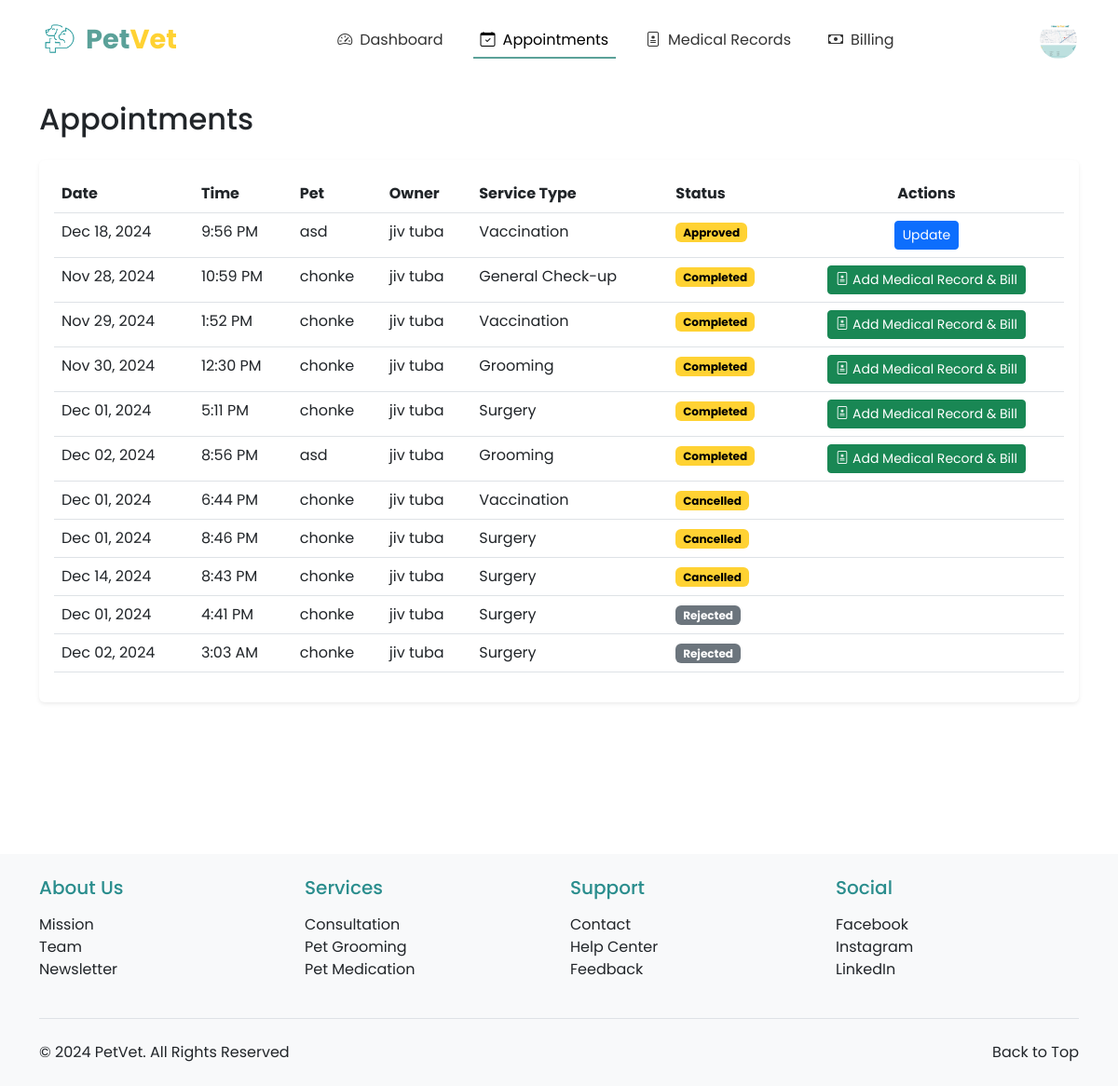
Before: /vet/appointments/ (signed in) with the older database file.
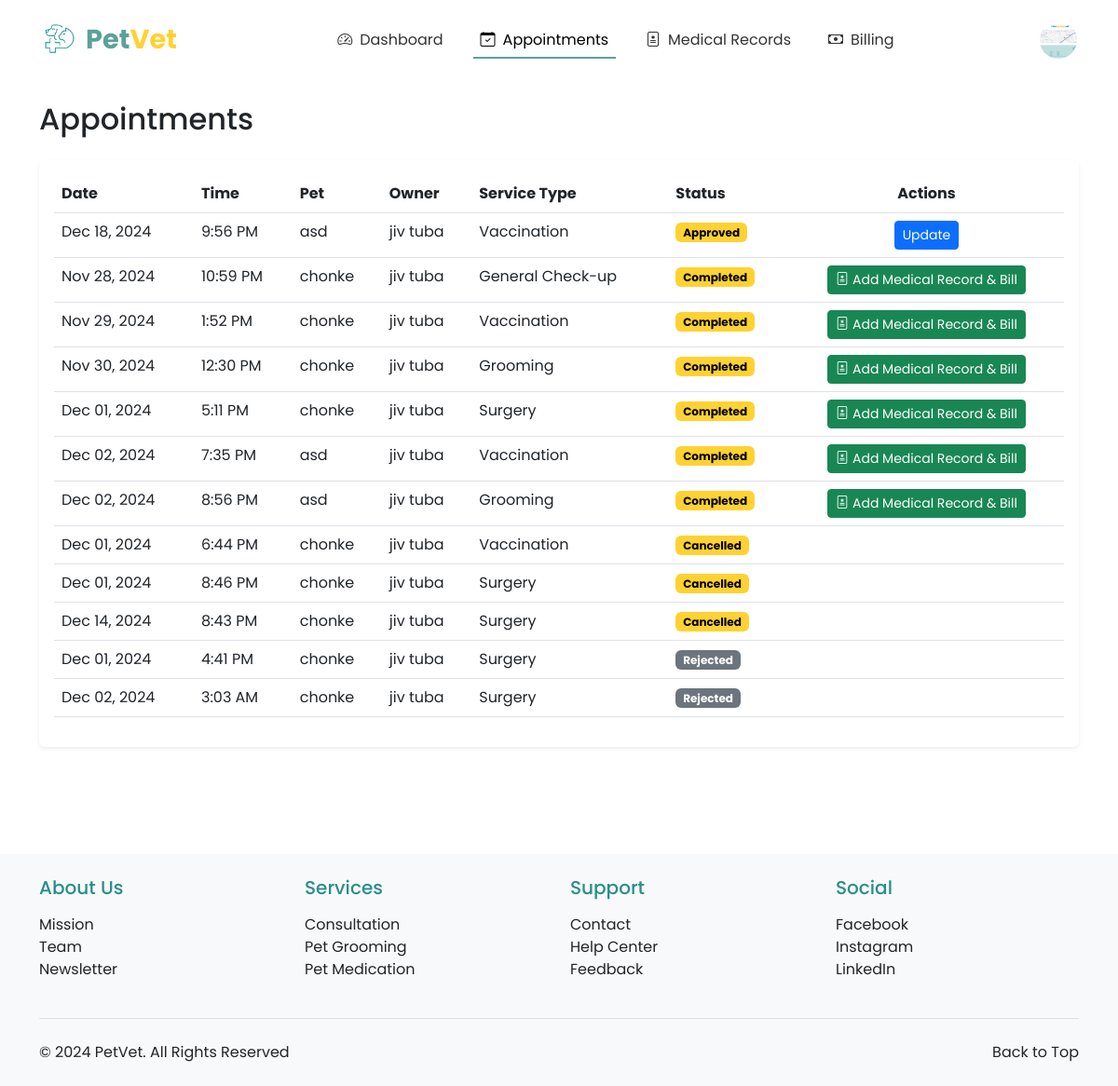
After: the same page with the newer database file.
### appointments/models.py (models this page shows, shortened)
class Appointment(models.Model):
    STATUS_CHOICES = [
        ('PENDING', 'Pending Approval'),
        ('APPROVED', 'Approved'),
        ('COMPLETED', 'Completed'),
        ('CANCELLED', 'Cancelled'),
        ('REJECTED', 'Rejected'),
    ]
    SERVICE_CHOICES = [
        ('CHECKUP', 'General Check-up'),
        ('VACCINATION', 'Vaccination'),
        ('SURGERY', 'Surgery'),
        ('GROOMING', 'Grooming'),
        ('DENTAL', 'Dental Care'),
        ('EMERGENCY', 'Emergency Care'),
    ]
    pet = models.ForeignKey(Pet, on_delete=models.CASCADE, related_name='appointments')
    owner = models.ForeignKey(Profile, on_delete=models.CASCADE, null=True)  # Making owner nullable
    veterinarian = models.ForeignKey(VeterinarianProfile, on_delete=models.SET_NULL, null=True, related_name='appointments')
    service_type = models.CharField(max_length=20, choices=SERVICE_CHOICES, default='CHECKUP')
    date = models.DateField()
    time = models.TimeField()
    reason = models.TextField(blank=True, null=True)
    status = models.CharField(max_length=20, choices=STATUS_CHOICES, default='PENDING')
    notes = models.TextField(blank=True, null=True)
    created_at = models.DateTimeField(auto_now_add=True)
    updated_at = models.DateTimeField(auto_now=True)
    class Meta:
        ordering = ['date', 'time']

### pet_registration/models.py (models this page shows, shortened)
class Pet(models.Model):
    owner = models.ForeignKey(User, on_delete=models.CASCADE, related_name='pets')
    pet_id = models.CharField(max_length=20, unique=True)
    pet_name = models.CharField(max_length=50)
    breed = models.CharField(max_length=50)
    species = models.CharField(max_length=50)
    sex = models.CharField(max_length=10, choices=[('Male', 'Male'), ('Female', 'Female'), ('Unknown', 'Unknown')])
    weight = models.DecimalField(max_digits=5, decimal_places=2)
    birthday = models.DateField()
    pet_description = models.TextField(blank=True, null=True)
    image_url = models.ImageField(upload_to='pet_images/', blank=True, null=True)
    primary_veterinarian = models.ForeignKey('veterinarians.VeterinarianProfile',
        on_delete=models.SET_NULL,
        null=True,
        blank=True,
        related_name='primary_pets'
    )
    def __str__(self):
        return f"{self.pet_name} ({self.breed})"

### veterinarians/views.py (the view)
# urls.py: path('', views.appointment_list, name='appointment_list'),
@login_required
@user_passes_test(is_veterinarian)
def appointment_list(request):
    vet_profile = get_object_or_404(VeterinarianProfile, profile=request.user.profile)
    status_order = {
        'PENDING': 0,
        'APPROVED': 1,
        'COMPLETED': 2,
        'CANCELLED': 3,
        'REJECTED': 4
    }
    appointments = Appointment.objects.select_related('pet', 'pet__owner').filter(
        veterinarian=vet_profile
    )
    appointments = sorted(appointments, key=lambda x: (status_order[x.status], x.date, x.time))
    for appointment in appointments:
        print(f"Appointment ID: {appointment.id}")
        print(f"Pet: {appointment.pet}")
        if appointment.pet:
            print(f"Pet ID: {appointment.pet.pet_id}")
    return render(request, 'veterinarians/appointment_list.html', {'appointments': appointments})

### veterinarians/views.py (called while the page is built)
def is_veterinarian(user):
    return user.profile.role == 'VET'

### veterinarians/templates/veterinarians/appointment_list.html (shortened to what this page needs)
{% extends 'base.html' %}
{% block nav_appointments %}active{% endblock %}
{% block content %}
<div class="container content-wrapper py-4">
    <div class="d-flex justify-content-between align-items-center mb-4">
        <h2 class="mb-0">Appointments</h2>
    </div>
    <div class="card border-0 shadow-sm">
        <div class="card-body">
            <div class="table-responsive">
                <table class="table table-hover">
                    <thead>
                        <tr>
                            <th>Date</th>
                            <th>Time</th>
                            <th>Pet</th>
                            <th>Owner</th>
                            <th>Service Type</th>
                            <th>Status</th>
                            <th class="text-center">Actions</th>
                        </tr>
                    </thead>
                    <tbody>
                        {% regroup appointments by status as status_list %}
                        {% for status_group in status_list %}
                            {% for appointment in status_group.list %}
                                <tr>
                                    <td>{{ appointment.date|date:"M d, Y" }}</td>
                                    <td>{{ appointment.time|time:"g:i A" }}</td>
                                    <td>{% if appointment.pet %}{{ appointment.pet.pet_name }}{% else %}N/A{% endif %}</td>
                                    <td>{% if appointment.pet and appointment.pet.owner %}{{ appointment.pet.owner.first_name }} {{ appointment.pet.owner.last_name }}{% else %}N/A{% endif %}</td>
                                    <td>{{ appointment.get_service_type_display }}</td>
                                    <td>
                                        <span class="badge {% if appointment.status == 'APPROVED' %}bg-success
                                                      {% elif appointment.status == 'PENDING' %}bg-warning
                                                      {% elif appointment.status == 'COMPLETED' %}bg-info
                                                      {% elif appointment.status == 'CANCELLED' %}bg-danger
                                                      {% elif appointment.status == 'REJECTED' %}bg-secondary{% endif %}">
                                            {{ appointment.get_status_display }}
                                        </span>
                                    </td>
                                    <td>
                                        <div class="d-flex justify-content-center gap-2">
                                            {% if appointment.status != 'COMPLETED' and appointment.status != 'CANCELLED' and appointment.status != 'REJECTED' %}
                                                <a href="{% url 'veterinarians:update_appointment' appointment.id %}" class="btn btn-sm btn-primary">Update</a>
                                            {% endif %}
                                            {% if appointment.status == 'COMPLETED' and appointment.pet and appointment.pet.pet_id %}
                                                <a href="{% url 'veterinarians:add_medical_record' appointment.pet.pet_id %}" class="btn btn-sm btn-success">
                                                    <i class="bi bi-file-medical me-1"></i>Add Medical Record & Bill
                                                </a>
                                            {% endif %}
                                        </div>
                                    </td>
                                </tr>
                            {% endfor %}
                        {% empty %}
                            <tr>
                                <td colspan="7" class="text-center">No appointments found.</td>
                            </tr>
                        {% endfor %}
                    </tbody>
                </table>
            </div>
        </div>
    </div>
</div>
{% endblock %}

Changed rows visible on the page:
added Appointment: date "Dec 02, 2024", time "7:35 PM", pet.pet_name "asd", pet.owner.first_name "jiv", pet.owner.last_name "tuba", service_type "Vaccination", status "Completed", shows "Add Medical Record & Bill"
